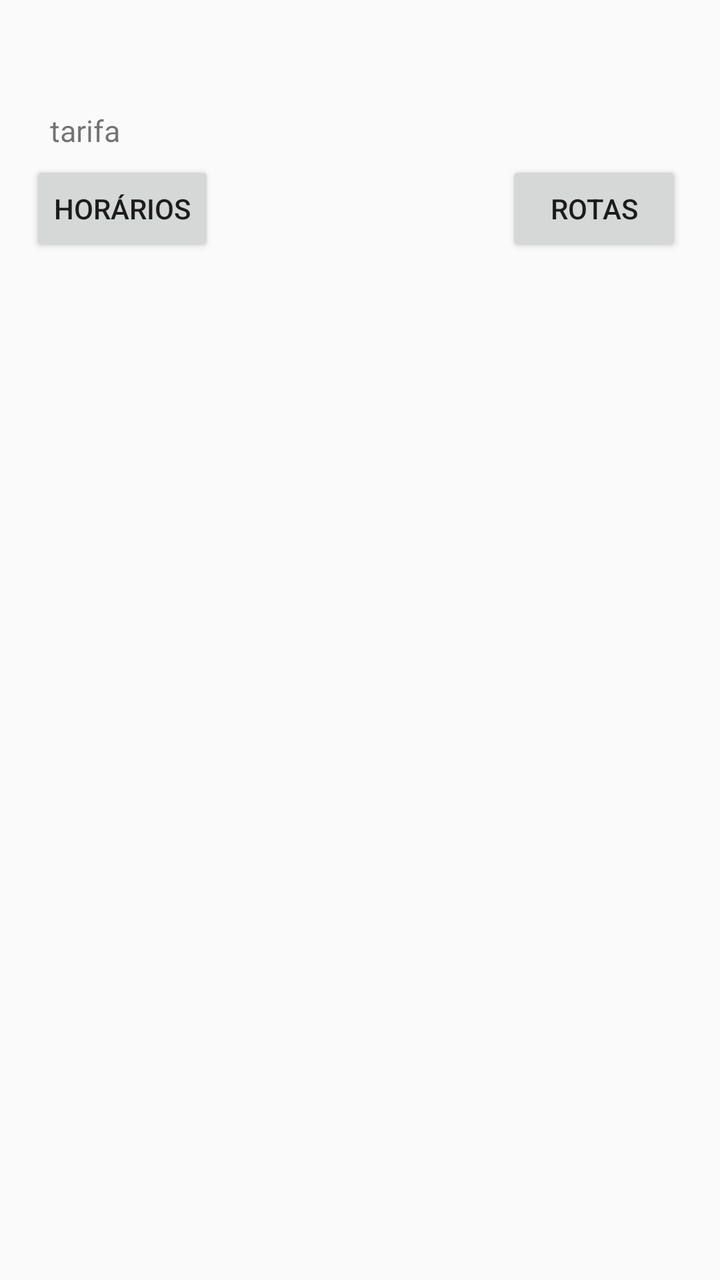
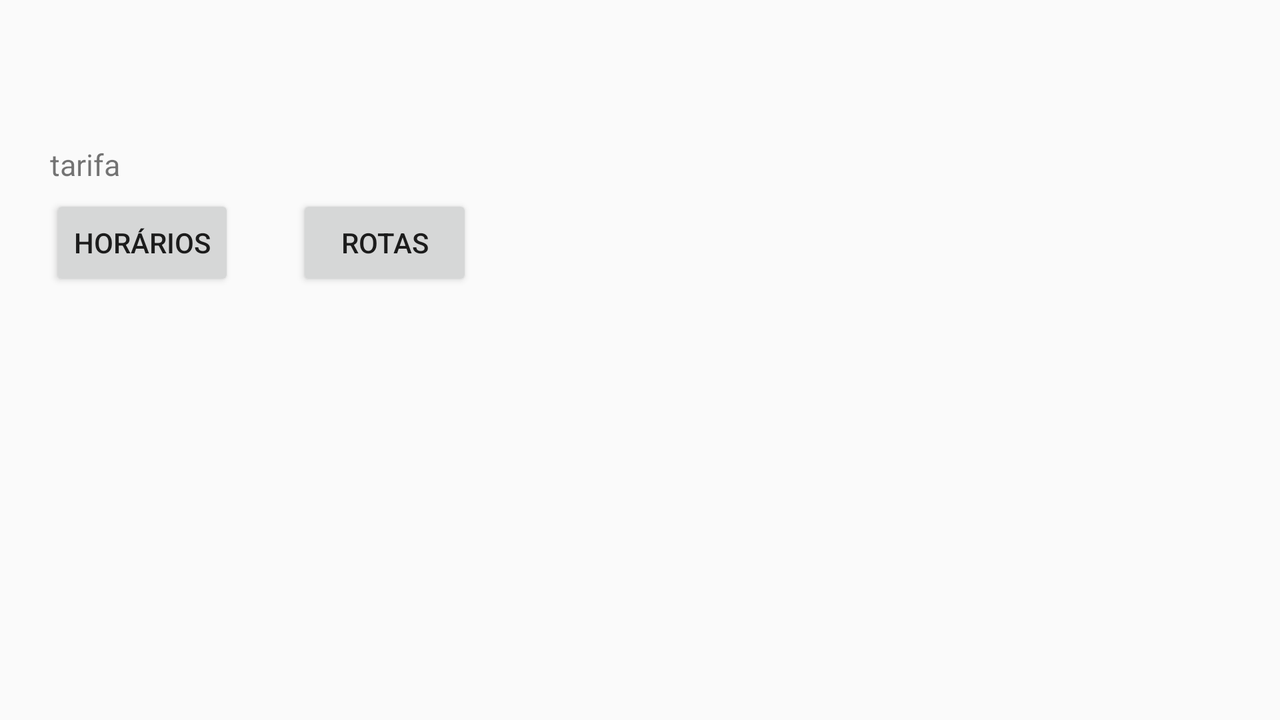

Compare how this app lays out the same screen by default and in its alternative resource folder. The renders come first, then the two layout files and the values they reference.
<!-- AndroidManifest.xml: application theme AppTheme -->
<!-- res/layout/listexpandcustomadapteritens.xml -->
<?xml version="1.0" encoding="utf-8"?>
<RelativeLayout xmlns:android="http://schemas.android.com/apk/res/android"
    android:orientation="horizontal" android:layout_width="match_parent"
    android:layout_height="match_parent">

    <TextView
        android:layout_width="wrap_content"
        android:layout_height="wrap_content"
        android:id="@+id/tvCustonadapterTarifa"
        android:textSize="15sp"
        android:gravity="center_vertical"
        android:text="@string/lin_tarifa"
        android:layout_below="@+id/imageViewEmpresa"
        android:layout_alignParentLeft="true"
        android:layout_alignParentStart="true"
        android:layout_marginLeft="25dp"
        android:layout_marginTop="5dp"
        android:layout_marginBottom="5dp"
        android:layout_alignRight="@+id/btRotasExpand"
        android:layout_alignEnd="@+id/btRotasExpand" />

    <ImageView
        android:layout_width="160dp"
        android:layout_height="50dp"
        android:id="@+id/imageViewEmpresa"
        android:layout_alignParentTop="true"
        android:layout_alignLeft="@+id/tvCustonadapterTarifa"
        android:layout_alignStart="@+id/tvCustonadapterTarifa" />

    <Button
        android:layout_width="wrap_content"
        android:layout_height="wrap_content"
        android:text="@string/lin_verhorarios"
        android:drawableLeft="@drawable/ic_query_builder_black_36dp"
        android:id="@+id/btHorariosExpand"
        android:layout_below="@+id/tvCustonadapterTarifa"
        android:layout_alignParentLeft="true"
        android:layout_alignParentStart="true"
        android:layout_marginLeft="15dp" />

    <Button
        android:layout_width="wrap_content"
        android:layout_height="wrap_content"
        android:text="@string/lin_verrotas"
        android:drawableLeft="@drawable/ic_directions_black_36dp"
        android:id="@+id/btRotasExpand"
        android:layout_alignTop="@+id/btHorariosExpand"
        android:layout_alignParentRight="true"
        android:layout_alignParentEnd="true"

        android:layout_marginRight="19dp"
        android:layout_marginEnd="19dp" />

    <ImageView
        android:layout_width="180dp"
        android:layout_height="50dp"
        android:id="@+id/imageViewOnibus"
        android:layout_alignParentTop="true"
        android:layout_toRightOf="@+id/imageViewEmpresa"
        android:layout_marginLeft="10dp"
        android:layout_marginRight="15dp"
        android:layout_above="@+id/tvCustonadapterTarifa" />

</RelativeLayout>
<!-- resources referenced by this layout -->
<resources>
  <string name="lin_tarifa">tarifa</string>
  <string name="lin_verhorarios">Horários</string>
  <string name="lin_verrotas">Rotas</string>
  <!-- from res/values-v21/ -->
  <style name="AppTheme" parent="Theme.AppCompat.Light.DarkActionBar">
          
          <item name="android:windowDrawsSystemBarBackgrounds">true</item>
          <item name="android:statusBarColor">@color/blue500</item>
          <item name="colorPrimary">@color/blue500</item>
          <item name="colorPrimaryDark">@color/blue700</item>
          <item name="colorAccent">#FF4081</item>
          <item name="windowActionBar">false</item>
      </style>
  <item name="blue500" type="color">#3F51B5</item>
  <item name="blue700" type="color">#303F9F</item>
</resources>
<!-- res/layout-land/listexpandcustomadapteritens.xml (the repository's variant of the layout above) -->
<!-- drawn on the phone turned sideways -->
<?xml version="1.0" encoding="utf-8"?>
<RelativeLayout xmlns:android="http://schemas.android.com/apk/res/android"
    android:orientation="horizontal" android:layout_width="match_parent"
    android:layout_height="match_parent">

    <TextView
        android:layout_width="wrap_content"
        android:layout_height="wrap_content"
        android:id="@+id/tvCustonadapterTarifa"
        android:textSize="15sp"
        android:gravity="center_vertical"
        android:text="@string/lin_tarifa"
        android:layout_below="@+id/imageViewEmpresa"
        android:layout_alignParentLeft="true"
        android:layout_alignParentStart="true"
        android:layout_marginLeft="25dp"
        android:layout_marginTop="12dp"
        android:layout_marginBottom="5dp"
        android:layout_alignParentRight="true"
        android:layout_alignParentEnd="true" />

    <ImageView
        android:layout_width="150dp"
        android:layout_height="60dp"
        android:id="@+id/imageViewEmpresa"
        android:layout_alignParentTop="true"
        android:layout_alignLeft="@+id/tvCustonadapterTarifa"
        android:layout_alignStart="@+id/tvCustonadapterTarifa" />

    <Button
        android:layout_width="wrap_content"
        android:layout_height="wrap_content"
        android:text="@string/lin_verhorarios"
        android:drawableLeft="@drawable/ic_query_builder_black_36dp"
        android:id="@+id/btHorariosExpand"
        android:layout_alignTop="@+id/btRotasExpand"

        android:layout_alignLeft="@+id/tvCustonadapterTarifa"
        android:layout_alignStart="@+id/tvCustonadapterTarifa" />

    <Button
        android:layout_width="wrap_content"
        android:layout_height="wrap_content"
        android:text="@string/lin_verrotas"
        android:drawableLeft="@drawable/ic_directions_black_36dp"
        android:id="@+id/btRotasExpand"
        android:layout_marginLeft="31dp"
        android:layout_marginStart="31dp"
        android:layout_below="@+id/tvCustonadapterTarifa"
        android:layout_toRightOf="@+id/btHorariosExpand"
        android:layout_toEndOf="@+id/btHorariosExpand" />

    <ImageView
        android:layout_width="fill_parent"
        android:layout_height="90dp"
        android:id="@+id/imageViewOnibus"
        android:layout_alignTop="@+id/imageViewEmpresa"
        android:layout_toRightOf="@+id/imageViewEmpresa"
        android:layout_marginLeft="30dp"
        android:layout_marginStart="6dp"
        android:layout_above="@+id/tvCustonadapterTarifa" />

</RelativeLayout>
